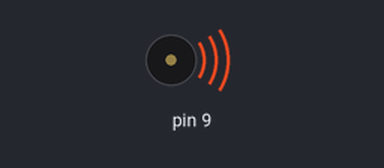
Simulated run of this sketch. Board: Arduino Uno, built with avr-gcc and run on an emulated ATmega328P. Parts: buzzer (waves = sounding).

Above: at 2.5 s.
At 7.5 s:
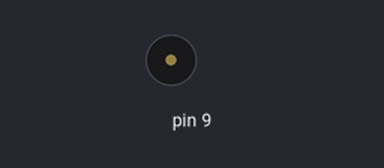
Timing chart, 0 to 13.0 s (numbered marks = the images above):
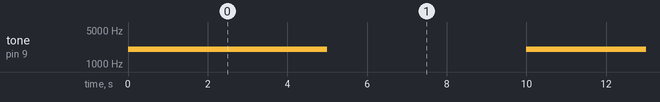

The sketch:

1208_adriana_buzzer_5SegOn_5SegOff.ino
```cpp
void setup()
{

}

void loop()
{
  //generar tono de 440Hz durante 1000 ms
  tone(9, 2000);
  delay(5000);

  //detener tono durante 500ms
  noTone(9);
  delay(5000);

  //generar tono de 523Hz durante 500ms, y detenerlo durante 500ms.
  //tone(9, 100, 5000);
  //delay(5000);
}
```

Measured:
- by itself, tone on pin 9: alternates 2000 Hz for 5.0 s and silent for 5.0 s
